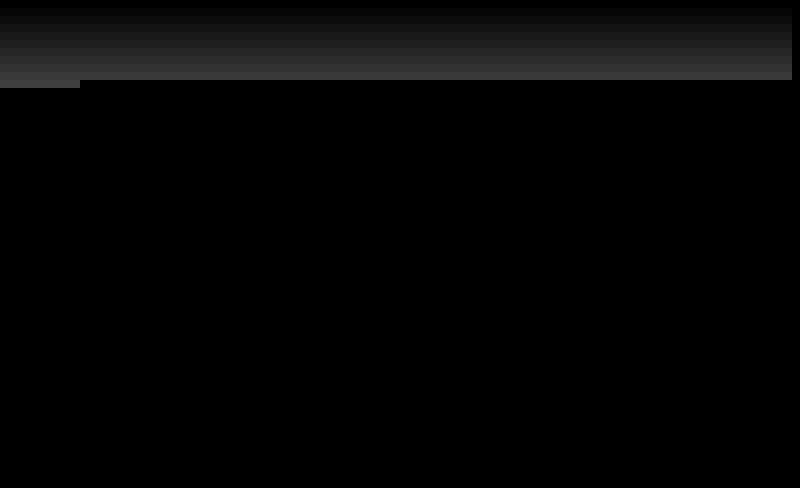
Frame 1 (no input)
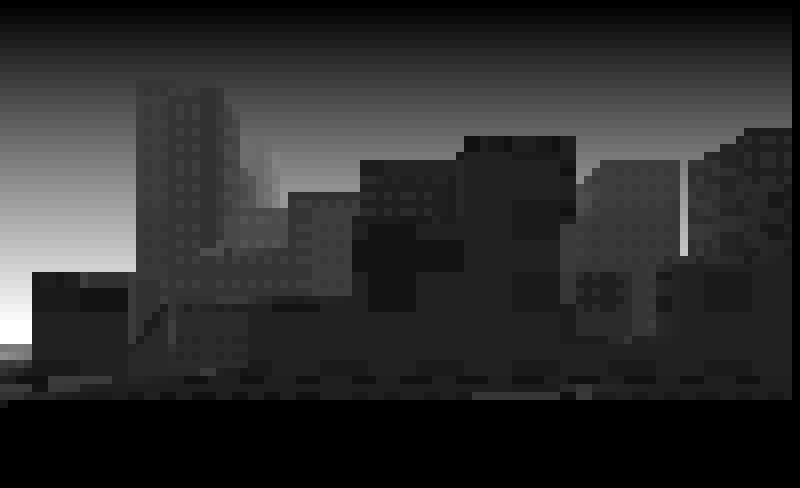
Frame 60 (the mouse pressed at the canvas centre just before this capture)
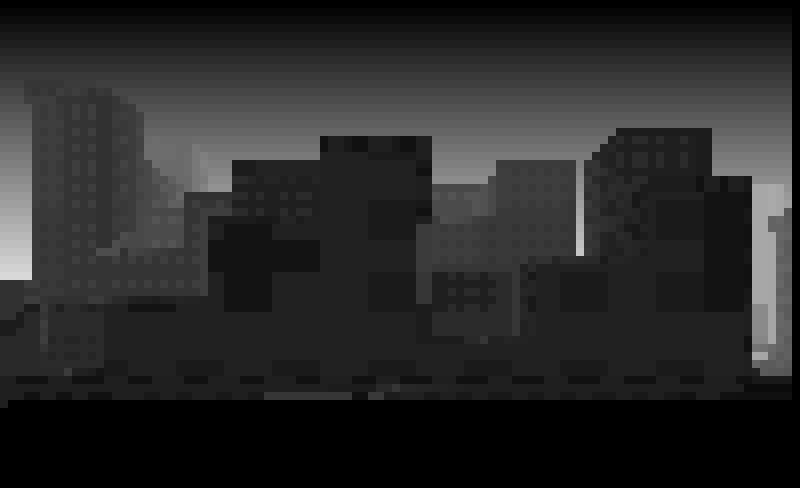
Frame 120 (the mouse held since frame 60 and released just before this capture)

The Processing sketch that drew these frames (run headless with seeded random() and noise(); from frame 60 on, the mouse is pressed at the canvas centre):

// Processing sketch: Rays
// ── Rays.pde
//PImage img, img2;
//PGraphics pg;
//float COLS=72;
//float mem[] = new int[1024*1024*2];
//float R=0xf0000, G=0x0C000, B=0xf4000;
//float xx, yy;
int w=99;
int step=1;
int i=0;
int t=47; //start time
int m=2;
int c=0; //frame counter
int n=w*50; //w*ROWS
int primes[] = get_primes();

void setup() {
  size(800, 488);
  frameRate(60);
  background(0);
  fill(255);
  smooth();
  noStroke();
}

void draw() {
  scale(8);
  for (int j=0; j<1000; j++) draw2();
}

void draw2() {
  int x = i%w; // Ray direction in world space.
  int y = i/w;

  float a=x*.02-1;
  float b=1-y*.025;

  float s=b; //bg
  float d=1; //light

  float X=t, Y=1, Z=2;

  // Ray tracing!
  for (; Z<w; Z++) {
    if (isThereAnythingAt(X, Y, Z, t)) { //Hit model, now continue ray tracing toward the light
      float last_d = d;
      s=(int(X)&int(Y)&int(Z))%3; //The texture.
      s/=Z; // Fog.
      a=b=1; // New direction, toward the light.
      d=Z/w;
      if (last_d < 1) break;
    }
    X+=a;
    Y-=b;
  }
  float darkness = d * d - s;

  fill((darkness)*255);
  rect(x, y, 1, 1);

  if (c++>n) { //pixel counter
    c=0;
    t++;
  }

  i+=step;
  if (i>n) i-=n;
}

boolean isThereAnythingAt(float X, float Y, float Z, float t) {

  if (m==0) {
    Z-=5;
    return Z%50>30 && (Y+110)%50<20 && X%50<20;
  } else if (m==1) {
    X-=t;
    Z-=110; //height/2-mouseY/2;
    return sqrt(X*X+Y*Y+Z*Z) < 30;
  } else if (m==2) {
    int GROUND_PLANE = 6;
    int CITY_DISTANCE = 34;
    int AVENUE_WIDTH = 27;
    float AVENUE_PERIOD = 99;
    float BUILDING_WIDTH = 9;
    float BUILDING_DEPTH = 8;
    float BUILDING_HEIGHT = 45;

    int xi = (int)(X / BUILDING_WIDTH);
    int zi = (int)(Z / BUILDING_DEPTH);

    boolean condition1 = CITY_DISTANCE < Z;
    boolean condition2 = AVENUE_WIDTH < (X % AVENUE_PERIOD);
    boolean condition3 = (xi ^ zi) != 0;

    boolean combined = condition1 && condition2 && condition3;

    int modifier = combined ? ((xi ^ zi) * 8) % (int)(BUILDING_HEIGHT + 1) : 0;

    return Y >= GROUND_PLANE - modifier;
  } else {
    X -= t;
    Z -= 70;
    Y += 10;
    float r[] = rot(X, Y, t/50);
    X = r[0];
    Y = r[1];
    r = rot(Y, Z, t/20);
    Y = r[0];
    Z = r[1];
    float q = dist(0, 0, X, Z)-20;
    return dist(0, 0, q, Y)-10 < 0;
  }
}

float[] rot(float x, float y, float theta) {
  float s = sin(theta);
  float c = cos(theta);
  float r[] = {c*x+s*y, c*y-s*x};
  return r;
}

void mousePressed() {
  println(t);
}

void mouseMoved() {
  int index = int(float(mouseX)/width*primes.length);
  println(index);
  step = primes[index];
}

void keyPressed() {
  if (key=='m') m=(m+1)%4;
  //if (key=='t') t++;
  if (key=='x') step++;
  if (key=='X') step--;
  if (key=='y') step+=w;
  if (key=='Y') step-=w;
  println(step);
}

// ── utils.pde
int[] get_primes() {
  int p[]={1, 7, 13, 17, 19, 23, 29, 31, 37, 41, 43, 47, 49, 53, 59, 61, 67, 71, 73, 79, 83, 89, 91, 97, 101, 103, 107, 109, 113, 119, 127, 131, 133, 137, 139, 149, 151, 157, 161, 163, 167, 169, 173, 179, 181, 191, 193, 197, 199, 203, 211, 217, 221, 223, 227, 229, 233, 239, 241, 247, 251, 257, 259, 263, 269, 271, 277, 281, 283, 287, 289, 293, 299, 301, 307, 311, 313, 317, 323, 329, 331, 337, 343, 347, 349, 353, 359, 361, 367, 371, 373, 377, 379, 383, 389, 391, 397, 401, 403, 409, 413, 419, 421, 427, 431, 433, 437, 439, 443, 449, 457, 461, 463, 467, 469, 479, 481, 487, 491, 493, 497, 499, 503, 509, 511, 521, 523, 527, 529, 533, 541, 547, 551, 553, 557, 559, 563, 569, 571, 577, 581, 587, 589, 593, 599, 601, 607, 611, 613, 617, 619, 623, 629, 631, 637, 641, 643, 647, 653, 659, 661, 667, 673, 677, 679, 683, 689, 691, 697, 701, 703, 707, 709, 713, 719, 721, 727, 731, 733, 739, 743, 749, 751, 757, 761, 763, 767, 769, 773, 779, 787, 791, 793, 797, 799, 809, 811, 817, 821, 823, 827, 829, 833, 839, 841, 851, 853, 857, 859, 863, 871, 877, 881, 883, 887, 889, 893, 899, 901, 907, 911, 917, 919, 923, 929, 931, 937, 941, 943, 947, 949, 953, 959, 961, 967, 971, 973, 977, 983, 989, 991, 997, 1003, 1007, 1009, 1013, 1019, 1021, 1027, 1031, 1033, 1037, 1039, 1043, 1049, 1051, 1057, 1061, 1063, 1069, 1073, 1079, 1081, 1087, 1091, 1093, 1097, 1099, 1103, 1109, 1117, 1121, 1123, 1127, 1129, 1139, 1141, 1147, 1151, 1153, 1157, 1159, 1163, 1169, 1171, 1181, 1183, 1187, 1189, 1193, 1201, 1207, 1211, 1213, 1217, 1219, 1223, 1229, 1231, 1237, 1241, 1247, 1249, 1253, 1259, 1261, 1267, 1271, 1273, 1277, 1279, 1283, 1289, 1291, 1297, 1301, 1303, 1307, 1313, 1319, 1321, 1327, 1333, 1337, 1339, 1343, 1349, 1351, 1357, 1361, 1363, 1367, 1369, 1373, 1379, 1381, 1387, 1391, 1393, 1399, 1403, 1409, 1411, 1417, 1421, 1423, 1427, 1429, 1433, 1439, 1447, 1451, 1453, 1457, 1459, 1469, 1471, 1477, 1481, 1483, 1487, 1489, 1493, 1499, 1501, 1511, 1513, 1517, 1519, 1523, 1531, 1537, 1541, 1543, 1547, 1549, 1553, 1559, 1561, 1567, 1571, 1577, 1579, 1583, 1589, 1591, 1597, 1601, 1603, 1607, 1609, 1613, 1619, 1621, 1627, 1631, 1633, 1637, 1643, 1649, 1651, 1657, 1663, 1667, 1669, 1673, 1679, 1681, 1687, 1691, 1693, 1697, 1699, 1703, 1709, 1711, 1717, 1721, 1723, 1729, 1733, 1739, 1741, 1747, 1751, 1753, 1757, 1759, 1763, 1769, 1777, 1781, 1783, 1787, 1789, 1799, 1801, 1807, 1811, 1813, 1817, 1819, 1823, 1829, 1831, 1841, 1843, 1847, 1849, 1853, 1861, 1867, 1871, 1873, 1877, 1879, 1883, 1889, 1891, 1897, 1901, 1907, 1909, 1913, 1919, 1921, 1927, 1931, 1933, 1937, 1939, 1943, 1949, 1951, 1957, 1961, 1963, 1967, 1973, 1979, 1981, 1987, 1993, 1997, 1999, 2003, 2009, 2011, 2017, 2021, 2023, 2027, 2029, 2033, 2039, 2041, 2047, 2051, 2053, 2059, 2063, 2069, 2071, 2077, 2081, 2083, 2087, 2089, 2093, 2099, 2107, 2111, 2113, 2117, 2119, 2129, 2131, 2137, 2141, 2143, 2147, 2149, 2153, 2159, 2161, 2171, 2173, 2177, 2179, 2183, 2191, 2197, 2201, 2203, 2207, 2209, 2213, 2219, 2221, 2227, 2231, 2237, 2239, 2243, 2249, 2251, 2257, 2261, 2263, 2267, 2269, 2273, 2279, 2281, 2287, 2291, 2293, 2297, 2303, 2309, 2311, 2317, 2323, 2327, 2329, 2333, 2339, 2341, 2347, 2351, 2353, 2357, 2359, 2363, 2369, 2371, 2377, 2381, 2383, 2389, 2393, 2399, 2401, 2407, 2411, 2413, 2417, 2419, 2423, 2429, 2437, 2441, 2443, 2447, 2449, 2459, 2461, 2467, 2471, 2473, 2477, 2479, 2483, 2489, 2491, 2501, 2503, 2507, 2509, 2513, 2521, 2527, 2531, 2533, 2537, 2539, 2543, 2549, 2551, 2557, 2561, 2567, 2569, 2573, 2579, 2581, 2587, 2591, 2593, 2597, 2599, 2603, 2609, 2611, 2617, 2621, 2623, 2627, 2633, 2639, 2641, 2647, 2653, 2657, 2659, 2663, 2669, 2671, 2677, 2681, 2683, 2687, 2689, 2693, 2699, 2701, 2707, 2711, 2713, 2719, 2723, 2729, 2731, 2737, 2741, 2743, 2747, 2749, 2753, 2759, 2767, 2771, 2773, 2777, 2779, 2789, 2791, 2797, 2801, 2803, 2807, 2809, 2813, 2819, 2821, 2831, 2833, 2837, 2839, 2843, 2851, 2857, 2861, 2863, 2867, 2869, 2873, 2879, 2881, 2887, 2891, 2897, 2899, 2903, 2909, 2911, 2917, 2921, 2923, 2927, 2929, 2933, 2939, 2941, 2947, 2951, 2953, 2957, 2963, 2969, 2971, 2977, 2983, 2987, 2989, 2993, 2999, 3001, 3007, 3011, 3013, 3017, 3019, 3023, 3029, 3031, 3037, 3041, 3043, 3049, 3053, 3059, 3061, 3067, 3071, 3073, 3077, 3079, 3083, 3089, 3097, 3101, 3103, 3107, 3109, 3119, 3121, 3127, 3131, 3133, 3137, 3139, 3143, 3149, 3151, 3161, 3163, 3167, 3169, 3173, 3181, 3187, 3191, 3193, 3197, 3199, 3203, 3209, 3211, 3217, 3221, 3227, 3229, 3233, 3239, 3241, 3247, 3251, 3253, 3257, 3259, 3263, 3269, 3271, 3277, 3281, 3283, 3287, 3293, 3299, 3301, 3307, 3313, 3317, 3319, 3323, 3329, 3331, 3337, 3341, 3343, 3347, 3349, 3353, 3359, 3361, 3367, 3371, 3373, 3379, 3383, 3389, 3391, 3397, 3401, 3403, 3407, 3409, 3413, 3419, 3427, 3431, 3433, 3437, 3439, 3449, 3451, 3457, 3461, 3463, 3467, 3469, 3473, 3479, 3481, 3491, 3493, 3497, 3499, 3503, 3511, 3517, 3521, 3523, 3527, 3529, 3533, 3539, 3541, 3547, 3551, 3557, 3559, 3563, 3569, 3571, 3577, 3581, 3583, 3587, 3589, 3593, 3599, 3601, 3607, 3611, 3613, 3617, 3623, 3629, 3631, 3637, 3643, 3647, 3649, 3653, 3659, 3661, 3667, 3671, 3673, 3677, 3679, 3683, 3689, 3691, 3697, 3701, 3703, 3709, 3713, 3719, 3721, 3727, 3731, 3733, 3737, 3739, 3743, 3749, 3757, 3761, 3763, 3767, 3769, 3779, 3781, 3787, 3791, 3793, 3797, 3799, 3803, 3809, 3811, 3821, 3823, 3827, 3829, 3833, 3841, 3847, 3851, 3853, 3857, 3859, 3863, 3869, 3871, 3877, 3881, 3887, 3889, 3893, 3899, 3901, 3907, 3911, 3913, 3917, 3919, 3923, 3929, 3931, 3937, 3941, 3943, 3947, 3953, 3959, 3961, 3967, 3973, 3977, 3979, 3983, 3989, 3991, 3997, 4001, 4003, 4007, 4009, 4013, 4019, 4021, 4027, 4031, 4033, 4039, 4043, 4049, 4051, 4057, 4061, 4063, 4067, 4069, 4073, 4079, 4087, 4091, 4093, 4097, 4099, 4109, 4111, 4117, 4121, 4123, 4127, 4129, 4133, 4139, 4141, 4151, 4153, 4157, 4159, 4163, 4171, 4177, 4181, 4183, 4187, 4189, 4193, 4199, 4201, 4207, 4211, 4217, 4219, 4223, 4229, 4231, 4237, 4241, 4243, 4247, 4249, 4253, 4259, 4261, 4267, 4271, 4273, 4277, 4283, 4289, 4291, 4297, 4303, 4307, 4309, 4313, 4319, 4321, 4327, 4331, 4333, 4337, 4339, 4343, 4349, 4351, 4357, 4361, 4363, 4369, 4373, 4379, 4381, 4387, 4391, 4393, 4397, 4399, 4403, 4409, 4417, 4421, 4423, 4427, 4429, 4439, 4441, 4447, 4451, 4453, 4457, 4459, 4463, 4469, 4471, 4481, 4483, 4487, 4489, 4493, 4501, 4507, 4511, 4513, 4517, 4519, 4523, 4529, 4531, 4537, 4541, 4547, 4549, 4553, 4559, 4561, 4567, 4571, 4573, 4577, 4579, 4583, 4589, 4591, 4597, 4601, 4603, 4607, 4613, 4619, 4621, 4627, 4633, 4637, 4639, 4643, 4649, 4651, 4657, 4661, 4663, 4667, 4669, 4673, 4679, 4681, 4687, 4691, 4693, 4699, 4703, 4709, 4711, 4717, 4721, 4723, 4727, 4729, 4733, 4739, 4747, 4751, 4753, 4757, 4759, 4769, 4771, 4777, 4781, 4783, 4787, 4789, 4793, 4799, 4801, 4811, 4813, 4817, 4819, 4823, 4831, 4837, 4841, 4843, 4847, 4849, 4853, 4859, 4861, 4867, 4871, 4877, 4879, 4883, 4889, 4891, 4897, 4901, 4903, 4907, 4909, 4913, 4919, 4921, 4927, 4931, 4933, 4937, 4943, 4949};
  return p;
}
